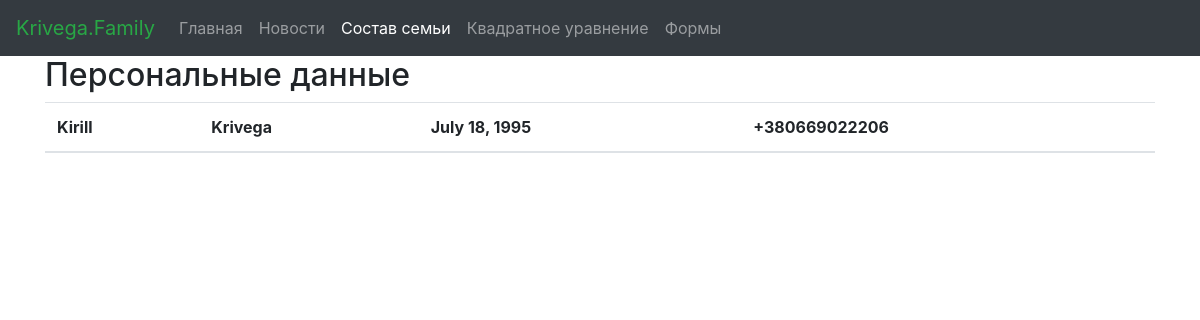
The app's page /family_list/id=1/ with its own data.
### familydata/models.py (models this page shows)
class Family(models.Model):
    name = models.CharField(max_length=64)
    surname = models.CharField(max_length=64)
    date_of_birth = models.DateField(null=True, blank=True)
    phone_number = models.CharField(max_length=64, null=True, blank=True)
    posittion = models.ForeignKey(Posittion,on_delete=models.CASCADE, null=True)
    def __str__(self):
        return self.name

### familydata/views.py (the view)
# urls.py: url('^family_list/id=(\d+)/$', detail, name='detail'),
def detail(request, a):
    context = {}
    family_list = Family.objects.get(id=a)
    context['family'] = family_list
    return render(request, 'detail.html', context)

### templates/detail.html (shortened to what this page needs)
{% extends 'family_list.html' %}
{% block main %}
<div class="container theme-showcase" role="main">
        <div class="page-header">
            <h2>Персональные данные</h2>
        </div>
    <div class="row">
        <div class="col-md-12">
<table class="table table-striped">
    <thead>
    <tr><th>{{ family.name }}</th><th>{{ family.surname }}</th><th>{{ family.date_of_birth }}</th>
    <th>{{ family.phone_number }}</th></tr>
    </thead>
  </table>
        </div>
    </div>
</div>
{% endblock main %}

### records on screen
Family: name "Kirill", surname "Krivega", date_of_birth "July 18, 1995", phone_number "+380669022206"
